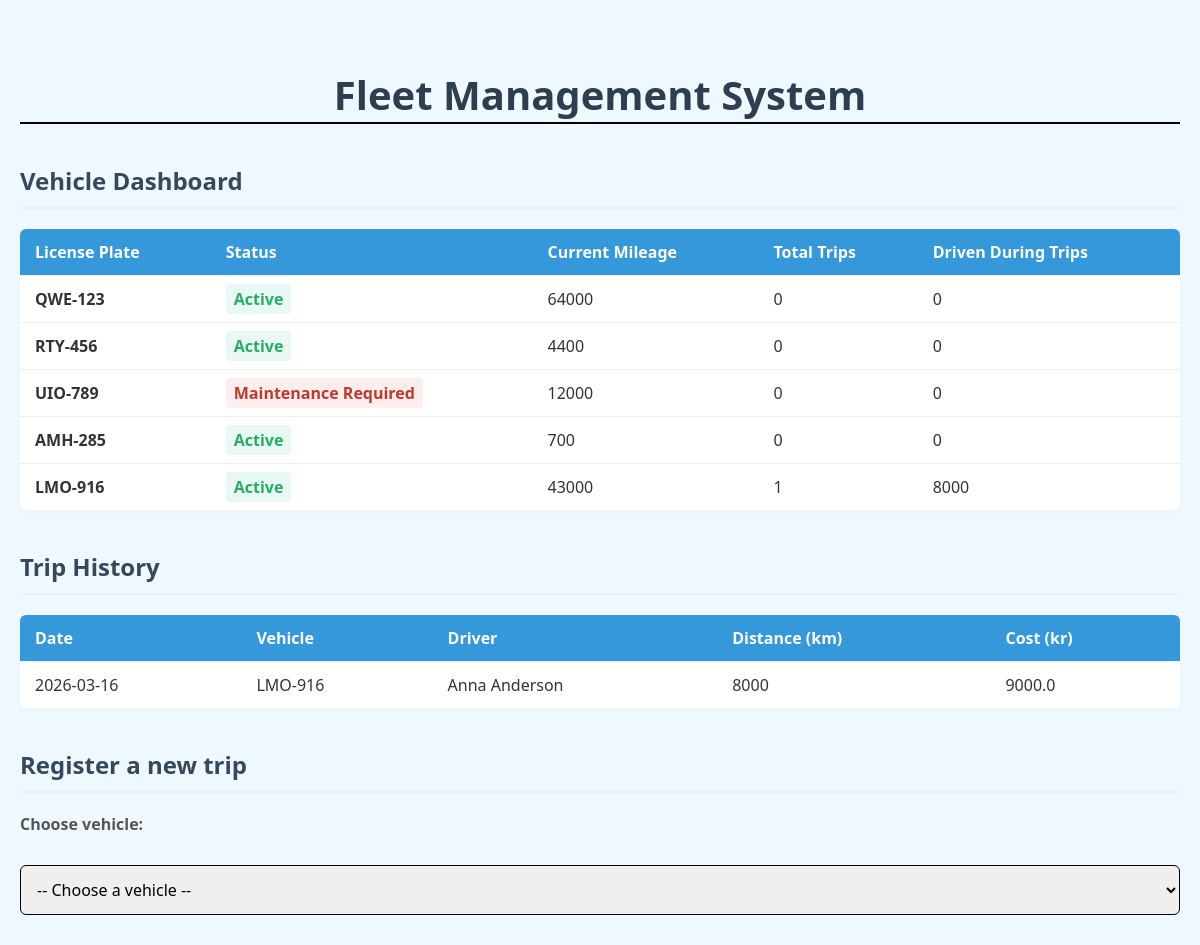
Before: / (upper part) with the older database file.
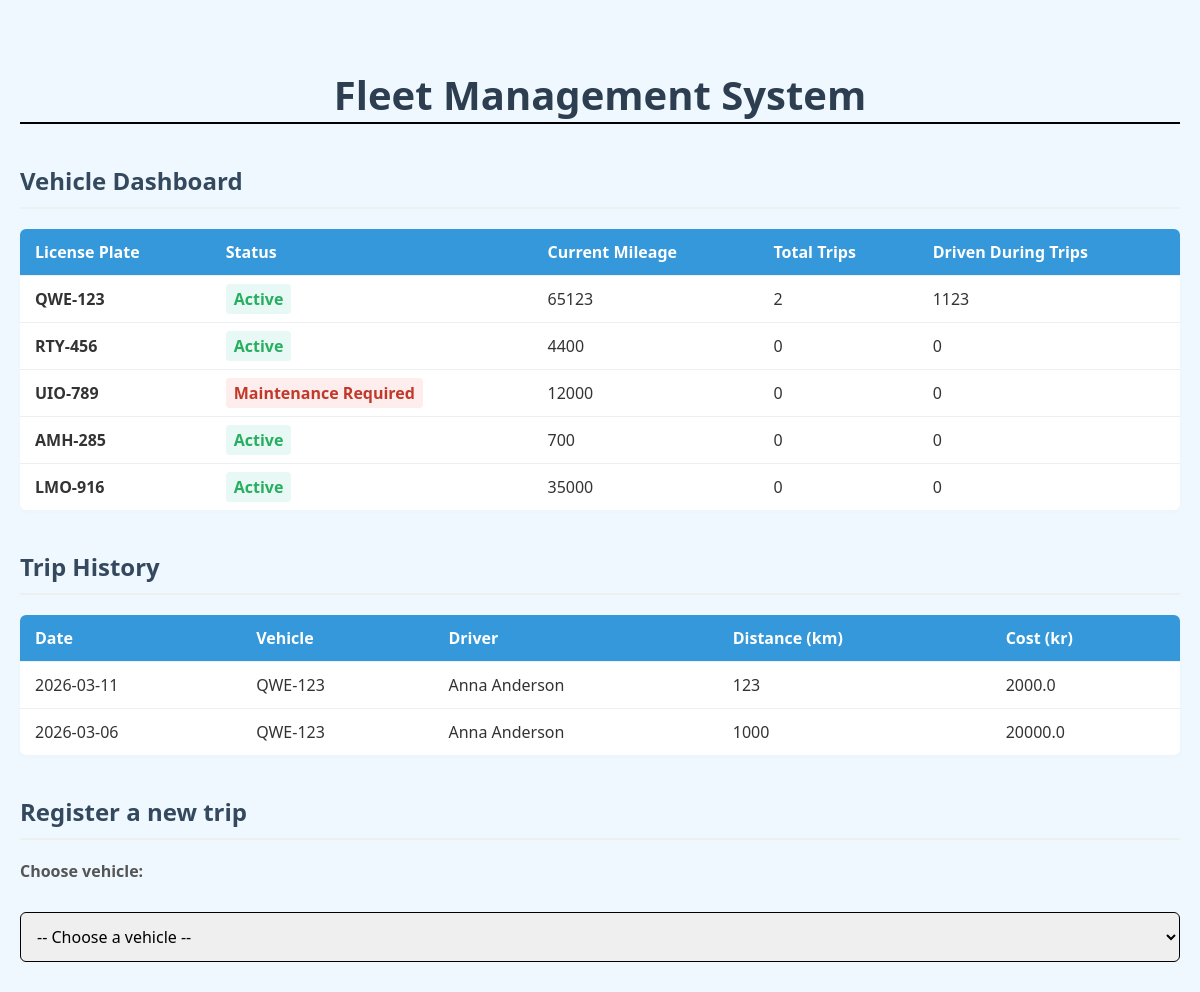
After: the same page with the newer database file.
### tables this page shows
CREATE TABLE Vehicles (
    VehicleID INTEGER PRIMARY KEY AUTOINCREMENT,
    LicensePlate VARCHAR(50) UNIQUE NOT NULL,
    Mileage INTEGER DEFAULT (0),
    Status VARCHAR(50) DEFAULT 'Active'
);

CREATE TABLE Trips (
    TripID INTEGER PRIMARY KEY AUTOINCREMENT,
    VehicleID INTEGER NOT NULL,
    DriverID INTEGER NOT NULL,
    Date DATE NOT NULL,
    Distance INTEGER NOT NULL,
    Cost REAL,
    FOREIGN KEY (VehicleID) REFERENCES Vehicles(VehicleID),
    FOREIGN KEY (DriverID) REFERENCES Drivers(DriverID)
);

CREATE TABLE Drivers (
    DriverID INTEGER PRIMARY KEY AUTOINCREMENT,
    Name VARCHAR(50) NOT NULL,
    LicenseType VARCHAR(50) NOT NULL
);

### app.py (the view)
@app.route('/')
def index():
    conn = get_db_connection()
    vehicles=conn.execute('SELECT * FROM Vehicles').fetchall()
    drivers= conn.execute('SELECT * FROM Drivers').fetchall()
    trips_history = conn.execute('''
    SELECT Trips.Date, Vehicles.LicensePlate, Drivers.Name, Trips.Distance, Trips.Cost FROM Trips
    JOIN Vehicles ON Trips.VehicleID = Vehicles.VehicleID
    JOIN Drivers ON Trips.DriverID = Drivers.DriverID
    ORDER BY Trips.Date DESC''').fetchall()
    vehicle_stats=conn.execute('''SELECT Vehicles.LicensePlate, Vehicles.Status, Vehicles.Mileage, COUNT(Trips.TripID) as TotalTrips, SUM(Trips.Distance) as  TotalDistance FROM Vehicles LEFT JOIN Trips ON Vehicles.VehicleID = Trips.VehicleID GROUP BY Vehicles.VehicleID''').fetchall()
    conn.close()
    return render_template('index.html',vehicles=vehicles, drivers=drivers, trips_history=trips_history, vehicle_stats=vehicle_stats)

### app.py (called while the page is built)
def get_db_connection():
    conn = sqlite3.connect('fleet.db')
    conn.row_factory = sqlite3.Row
    return conn

### templates/index.html (shortened to what this page needs)
<!DOCTYPE html>
<html lang="en">
<head>
    <link rel="stylesheet" href="{{url_for('static', filename='style.css')}}">
</head>
<body>
    <h1>Fleet Management System</h1>
    <h2>Vehicle Dashboard</h2>
    <table>
        <thead>
            <tr>
                <th>License Plate</th>
                <th>Status</th>
                <th>Current Mileage</th>
                <th>Total Trips</th>
                <th>Driven During Trips</th>
            </tr>
        </thead>
        <tbody>
            {% for stat in vehicle_stats %}
            <tr>
                <td><strong>{{ stat['LicensePlate']}}</strong></td>
                <td>
                    {% if stat['Status'] == 'Maintenance Required' %}
                        <span class="status-warning">{{stat['Status']}}</span>
                    {% else %}
                        <span class="status-active">{{stat['Status']}}</span>
                    {%endif%}
                </td>
                <td>{{ stat['Mileage']}}</td>
                <td>{{ stat['TotalTrips']}}</td>
                <td>{{ stat['TotalDistance'] or 0}}</td>
            </tr>
            {% endfor %}
        </tbody>
    </table>
    <h2>Trip History</h2>
    <table>
        <thead>
            <tr>
                <th>Date</th>
                <th>Vehicle</th>
                <th>Driver</th>
                <th>Distance (km)</th>
                <th>Cost (kr)</th>
            </tr>
        </thead>
        <tbody>
            {% for trip in trips_history %}
            <tr>
                <td>{{ trip['Date'] }}</td>
                <td>{{ trip['LicensePlate'] }}</td>
                <td>{{ trip['Name'] }}</td>
                <td>{{ trip['Distance'] }}</td>
                <td>{{ trip['Cost'] }}</td>
            </tr>
            {%else%}
            <tr>
                <td colspan="5" style="text-align: center; color: #7f8c8d;">No trips recorded yet</td>
            </tr>
            {%endfor%}
        </tbody>
    </table>
    <h2>Register a new trip</h2>
    <form action="/add_trip" method = "POST">
        <p>
            <label>Choose vehicle:</label><br>
            <select name="vehicle_id" required>
                <option value="">-- Choose a vehicle --</option>
            </select>
        </p>
    </form>
</body>
</html>

### static/style.css (style rules this page uses)
body { font-family: 'Segoe UI', 'Segoe UI', Tahoma, Geneva, Verdana, sans-serif; background-color: aliceblue; color:#333; margin: 0; padding: 40px 20px; }
h1 { text-align: center; color:#2c3e50 ; margin-bottom: 40px; font-size: 2.5em; border-bottom: 2px solid black; }
h2 { color: #34495e; border-bottom: 2px solid #ecf0f1; padding-bottom: 10px; margin-top: 40px; margin-bottom: 20px; }
.status-active { color:#27ae60; font-weight: bold; background: #e8f8f5; padding: 4px 8px; border-radius: 4px; }
.status-warning { color:#c0392b; font-weight: bold; background: #fdedec; padding: 4px 8px; border-radius: 4px; }
label { font-weight: 600; color: #555; display: block; margin-bottom: 8px; }
input[type="text"], input[type="number"], input[type="date"], select { width: 100%; padding: 12px; margin-bottom: 20px; border: 1px solid black; border-radius: 6px; box-sizing: border-box; font-family: inherit; font-size: 1em; transition: border-color 0.3s, box-shadow 0.3s; }
table { width:100%; border-collapse: collapse; margin-bottom: 30px; background-color: #fff; box-shadow: 0 2px 4px rgba(0,0,0,0.02); border-radius: 6px; overflow: hidden; }
th, td { padding: 12px 15px; text-align: left; border-bottom: 1px solid#ecf0f1; }
th { background-color: #3498db; color: white; font-weight: 600; }
tr:last-child td { border-bottom: none; }

Changed rows visible on the page:
changed Vehicles "QWE-123": Mileage "64000" → "65123"; TotalTrips "0" → "2"; stat "0" → "1123"
changed Vehicles "LMO-916": Mileage "43000" → "35000"; TotalTrips "1" → "0"; stat "8000" → "0"
changed Trips (number 1 of 2 on the later page): Date "2026-03-16" → "2026-03-11"; LicensePlate "LMO-916" → "QWE-123"; Distance "8000" → "123"; Cost "9000.0" → "2000.0"
added Trips: Date "2026-03-06", LicensePlate "QWE-123", Name "Anna Anderson", Distance "1000", Cost "20000.0"
